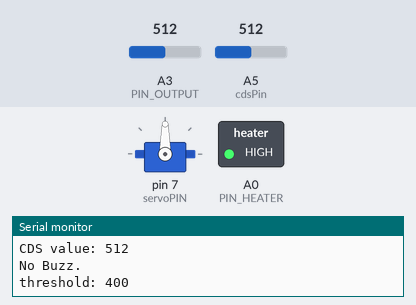
Recording of a sketch running on a simulated Arduino Uno, built with avr-gcc and run on an emulated ATmega328P. On the bench: servo, switched loads named in the sketch (green lamp = pin HIGH), the last lines printed to the serial monitor. Dashed ring = blinking. Inputs (shaded band) come from the test bench; at power-on: A3 (PIN_OUTPUT) = 512, A5 (cdsPin) = 512. Pins used as bus, display or sensor lines are not drawn.

Above: at 4.2 s.
4.3 s: A3 (PIN_OUTPUT) set to 415
7.3 s: A3 (PIN_OUTPUT) set to 382
At 8.9 s:
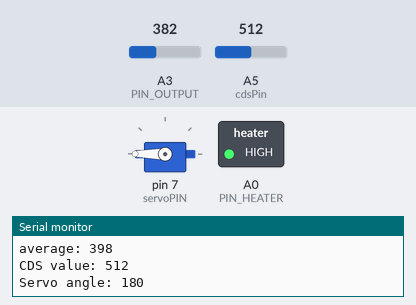
10.3 s: A3 (PIN_OUTPUT) set to 420
12.5 s: A3 (PIN_OUTPUT) set to 451
At 14.1 s:
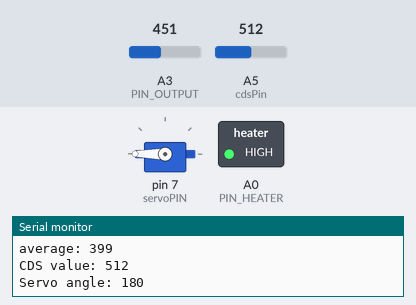
15.5 s: A3 (PIN_OUTPUT) set to 390
At 18.5 s:
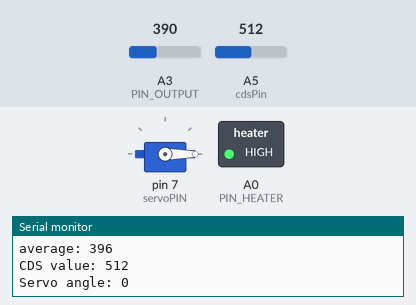
Timing chart, 0 to 19.5 s (numbered marks = the images above; inputs shaded):
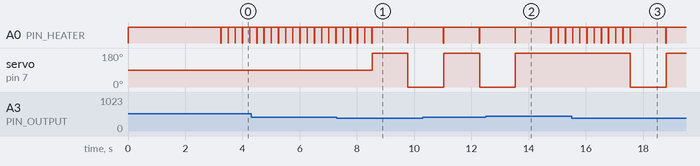

The sketch:

sketch.ino
```cpp
#include <Servo.h>

#define PIN_HEATER A0
#define PIN_SENSOR A4
#define PIN_OUTPUT A3

//サーボモータ
Servo servo;
#define servoPIN 7
bool AngleIsZero = true;

#define len_of_array 10
int data[len_of_array]; // 匂いセンサで計測した直近10個のデータを格納する配列
int index = 0;
int target_value = 400; // data配列に格納した値の平均がこの値を超えればブザーを鳴らす。

// 光センサー
const int cdsPin = A5; // CDSセルを接続するアナログピン
int cdsValue = 0; // CDSセルの値を格納する変数
const int lightThreshold = 1000; // CDSセルの明るさの閾値(環境に合わせて変更)

void setup() {
  servo.attach(servoPIN , 500 , 2400);

  pinMode(PIN_HEATER, OUTPUT);
  pinMode(PIN_SENSOR, OUTPUT);
  pinMode(PIN_OUTPUT, INPUT);
  pinMode(cdsPin, INPUT);

  digitalWrite(PIN_HEATER, HIGH); // Heater Off
  digitalWrite(PIN_SENSOR, LOW); // Sensor Pullup Off

  Serial.begin(9600);
  delay(3000);

  // 配列のデータを実際のセンサー値で初期化
  for (int i = 0; i < len_of_array; i++) {
    data[i] = analogRead(PIN_OUTPUT);
  }
}

void loop() {
  delay(237);
  digitalWrite(PIN_SENSOR, HIGH); // Sensor Pullup On
  delay(3);

  int val = analogRead(PIN_OUTPUT); // 匂いセンサで計測した値
  delay(2);

  digitalWrite(PIN_SENSOR, LOW); // Sensor Pullup Off
  digitalWrite(PIN_HEATER, LOW); // Heater On
  delay(8);
  digitalWrite(PIN_HEATER, HIGH); // Heater Off

  Serial.println(val);

  index = (index + 1) % len_of_array;
  data[index] = val;

  // 配列に格納された値の平均を計算
  long sum = 0;
  for (int i = 0; i < len_of_array; i++) {
    sum += data[i];
  }
  int average = sum / len_of_array;

  Serial.print("average: ");
  Serial.println(average);

  // CDSセルの値を読み取る
  cdsValue = analogRead(cdsPin);
  Serial.print("CDS value: ");
  Serial.println(cdsValue);

  // サーボモータの制御
  if (average < target_value && cdsValue < lightThreshold) {
    // 配列の平均値がtarget_value以下で、CDSセルの値が閾値未満ならサーボモータの角度変更
    changeAngleOfServo();
    Serial.println("Buzzing...");
  } else {
    Serial.println("No Buzz.");
  }

  // 閾値の送信
  Serial.print("threshold: ");
  Serial.println(target_value);
}

void changeAngleOfServo() {
    // 0度と180度を切り替える
    int servoAngle = AngleIsZero ? 180 : 0;
    AngleIsZero = !AngleIsZero;

    servo.write(servoAngle);
    Serial.print("Servo angle: ");
    Serial.println(servoAngle);
    delay(1000);
}
```

Measured:
- the behaviour switches between 400 and 399 on A3 (PIN_OUTPUT) (found by bisection; images 0 and 1)
- the behaviour switches between 438 and 439 on A3 (PIN_OUTPUT) (found by bisection; images 1 and 2)
- after the input at 7.3 s, servo on pin 7 (servoPIN): 90° → 180° after 1.2 s, → 0° 1.3 s later
- after the input at 12.5 s, servo on pin 7 (servoPIN): goes on until 13.5 s, then stays 180°
- after the input at 15.5 s, servo on pin 7 (servoPIN): 180° → 0° after 2.1 s, → 180° 1.3 s later
